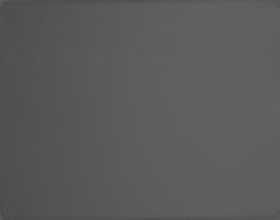
%> input picture org_processed_data/comp/r_Pixel2_No4_240_Comp_1_g.jpeg, 140 x 110 px (shown 2 times larger); the run also reads 1 picture not shown here
$ octave imageViwer.m   (GNU Octave 9; MATLAB toolbox functions it lacks are replaced by stand-ins)
%> lines starting %> are read from the running program, lines starting %| are printed output that depends on the picture
### ssim.m
function [mssim, ssim_map] = ssim(img1, img2, K, window, L)

% ========================================================================
% SSIM Index with automatic downsampling, Version 1.0
% Copyright(c) 2009 Zhou Wang
% All Rights Reserved.
%
% ----------------------------------------------------------------------
% Permission to use, copy, or modify this software and its documentation
% for educational and research purposes only and without fee is hereby
% granted, provided that this copyright notice and the original authors'
% names appear on all copies and supporting documentation. This program
% shall not be used, rewritten, or adapted as the basis of a commercial
% software or hardware product without first obtaining permission of the
% authors. The authors make no representations about the suitability of
% this software for any purpose. It is provided "as is" without express
% or implied warranty.
%----------------------------------------------------------------------
%
% This is an implementation of the algorithm for calculating the
% Structural SIMilarity (SSIM) index between two images
%
% Please refer to the following paper and the website with suggested usage
%
% Z. Wang, A. C. Bovik, H. R. Sheikh, and E. P. Simoncelli, "Image
% quality assessment: From error visibility to structural similarity,"
% IEEE Transactios on Image Processing, vol. 13, no. 4, pp. 600-612,
% Apr. 2004.
%
% http://www.ece.uwaterloo.ca/~z70wang/research/ssim/
%
% Note: This program is different from ssim_index.m, where no automatic
% downsampling is performed. (downsampling was done in the above paper
% and was described as suggested usage in the above website.)
%
% Kindly report any suggestions or corrections to zhouwang@ieee.org
%
%----------------------------------------------------------------------
%
%Input : (1) img1: the first image being compared
%        (2) img2: the second image being compared
%        (3) K: constants in the SSIM index formula (see the above
%            reference). defualt value: K = [0.01 0.03]
%        (4) window: local window for statistics (see the above
%            reference). default widnow is Gaussian given by
%            window = fspecial('gaussian', 11, 1.5);
%        (5) L: dynamic range of the images. default: L = 255
%
%Output: (1) mssim: the mean SSIM index value between 2 images.
%            If one of the images being compared is regarded as
%            perfect quality, then mssim can be considered as the
%            quality measure of the other image.
%            If img1 = img2, then mssim = 1.
%        (2) ssim_map: the SSIM index map of the test image. The map
%            has a smaller size than the input images. The actual size
%            depends on the window size and the downsampling factor.
%
%Basic Usage:
%   Given 2 test images img1 and img2, whose dynamic range is 0-255
%
%   [mssim, ssim_map] = ssim(img1, img2);
%
%Advanced Usage:
%   User defined parameters. For example
%
%   K = [0.05 0.05];
%   window = ones(8);
%   L = 100;
%   [mssim, ssim_map] = ssim(img1, img2, K, window, L);
%
%Visualize the results:
%
%   mssim                        %Gives the mssim value
%   imshow(max(0, ssim_map).^4)  %Shows the SSIM index map
%========================================================================


if (nargin < 2 || nargin > 5)
   mssim = -Inf;
   ssim_map = -Inf;
   return;
end

if (size(img1) ~= size(img2))
   mssim = -Inf;
   ssim_map = -Inf;
   return;
end

[M N] = size(img1);

if (nargin == 2)
   if ((M < 11) || (N < 11))
	   mssim = -Inf;
	   ssim_map = -Inf;
      return
   end
   window = fspecial('gaussian', 11, 1.5);	%
   K(1) = 0.01;					% default settings
   K(2) = 0.03;					%
   L = 255;                                     %
end

if (nargin == 3)
   if ((M < 11) || (N < 11))
	   mssim = -Inf;
	   ssim_map = -Inf;
      return
   end
   window = fspecial('gaussian', 11, 1.5);
   L = 255;
   if (length(K) == 2)
      if (K(1) < 0 || K(2) < 0)
		   mssim = -Inf;
   		ssim_map = -Inf;
	   	return;
      end
   else
	   mssim = -Inf;
   	ssim_map = -Inf;
	   return;
   end
end

if (nargin == 4)
   [H W] = size(window);
   if ((H*W) < 4 || (H > M) || (W > N))
	   mssim = -Inf;
	   ssim_map = -Inf;
      return
   end
   L = 255;
   if (length(K) == 2)
      if (K(1) < 0 || K(2) < 0)
		   mssim = -Inf;
   		ssim_map = -Inf;
	   	return;
      end
   else
	   mssim = -Inf;
   	ssim_map = -Inf;
	   return;
   end
end

if (nargin == 5)
   [H W] = size(window);
   if ((H*W) < 4 || (H > M) || (W > N))
	   mssim = -Inf;
	   ssim_map = -Inf;
      return
   end
   if (length(K) == 2)
      if (K(1) < 0 || K(2) < 0)
		   mssim = -Inf;
   		ssim_map = -Inf;
	   	return;
      end
   else
	   mssim = -Inf;
   	ssim_map = -Inf;
	   return;
   end
end


img1 = double(img1);
img2 = double(img2);

% automatic downsampling
f = max(1,round(min(M,N)/256));
%downsampling by f
%use a simple low-pass filter
if(f>1)
    lpf = ones(f,f);
    lpf = lpf/sum(lpf(:));
    img1 = imfilter(img1,lpf,'symmetric','same');
    img2 = imfilter(img2,lpf,'symmetric','same');

    img1 = img1(1:f:end,1:f:end);
    img2 = img2(1:f:end,1:f:end);
end

C1 = (K(1)*L)^2;
C2 = (K(2)*L)^2;
window = window/sum(sum(window));

mu1   = filter2(window, img1, 'valid');
mu2   = filter2(window, img2, 'valid');
mu1_sq = mu1.*mu1;
mu2_sq = mu2.*mu2;
mu1_mu2 = mu1.*mu2;
sigma1_sq = filter2(window, img1.*img1, 'valid') - mu1_sq;
sigma2_sq = filter2(window, img2.*img2, 'valid') - mu2_sq;
sigma12 = filter2(window, img1.*img2, 'valid') - mu1_mu2;

if (C1 > 0 && C2 > 0)
   ssim_map = ((2*mu1_mu2 + C1).*(2*sigma12 + C2))./((mu1_sq + mu2_sq + C1).*(sigma1_sq + sigma2_sq + C2));
else
   numerator1 = 2*mu1_mu2 + C1;
   numerator2 = 2*sigma12 + C2;
	denominator1 = mu1_sq + mu2_sq + C1;
   denominator2 = sigma1_sq + sigma2_sq + C2;
   ssim_map = ones(size(mu1));
   index = (denominator1.*denominator2 > 0);
   ssim_map(index) = (numerator1(index).*numerator2(index))./(denominator1(index).*denominator2(index));
   index = (denominator1 ~= 0) & (denominator2 == 0);
   ssim_map(index) = numerator1(index)./denominator1(index);
end

mssim = mean2(ssim_map);

return

### imageViwer.m
clear all;
close all;
%filelst = dir(fullfile('processed_data/I1', '*.png'))

%for i = 1:length(filelst)
   % filename = "processed_data/comp/" + filelst(i).name;
    filename = "cnned\input\" + "r_Pixel2_No4_240_comp_1_g.jpeg";
    i_img_data = imread(filename);
%> i_img_data is the input picture: size 110x140 uint8; min 73, max 98, mean 90.4
    figure(1);
    mesh(i_img_data);
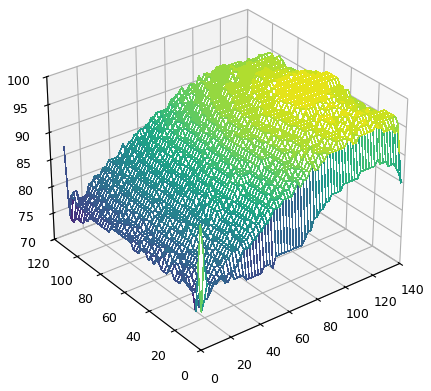
%> figure redrawn from the program's plot data
    filename = "cnned\output\" + "r_Pixel2_No4_240_comp_1_g.jpeg";
    o_img_data = imread(filename);
    figure(23);
    mesh(o_img_data);

    K = [0.03 0.03];
    window = ones(8);
    L = 255;
    [score , ssim_map] = ssim(i_img_data, o_img_data, K, window, L);
%> in ssim, `mu1   = filter2(window, img1, 'valid');`:
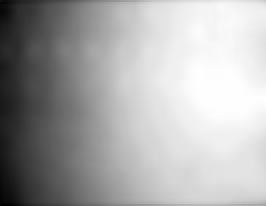
%> mu1: size 103x133 double (shown 2 times larger); min 78.23, max 97.06, mean 90.8; drawn with min black and max white
%> in ssim, `sigma1_sq = filter2(window, img1.*img1, 'valid') - mu1_sq;`:
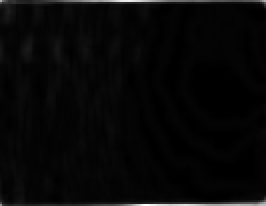
%> sigma1_sq: size 103x133 double (shown 2 times larger); min 0, max 14.81, mean 0.44; drawn with min black and max white
%> in ssim, `ssim_map = ((2*mu1_mu2 + C1).*(2*sigma12 + C2))./((mu1_sq + mu2_sq + C..`: ssim_map: size 103x133 double; every value is 1
%> in ssim, `mssim = mean2(ssim_map);`: mssim = 1
%> score = 1
    figure(3);
    mesh(ssim_map);
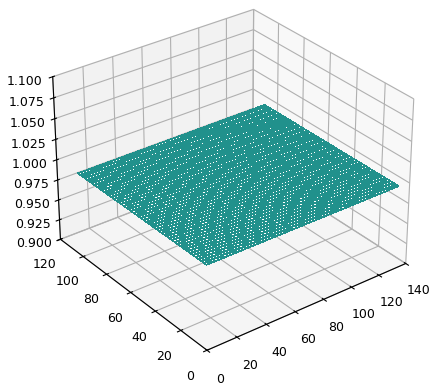
%> figure redrawn from the program's plot data

    filename = "cnned\input\" + "r_Pixel2_No4_128_comp_1_g.jpeg";
    i_img_data = imread(filename);
    figure(4);
    mesh(i_img_data);
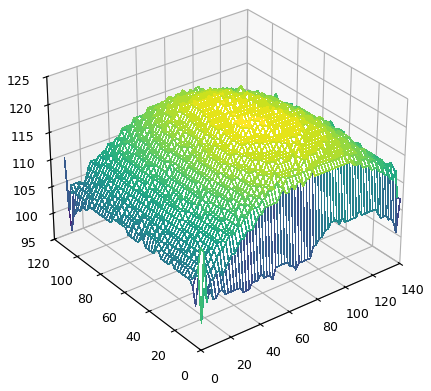
%> figure redrawn from the program's plot data
    filename = "cnned\output\" + "r_Pixel2_No4_128_comp_1_g.jpeg";
    o_img_data = imread(filename);
    figure(5);
    mesh(o_img_data);

    K = [0.03 0.03];
    window = ones(8);
    L = 255;
    [score , ssim_map] = ssim(i_img_data, o_img_data, K, window, L);
%> call 2 of ssim, with K = [0.03 0.03], L = 255
%> in ssim (call 2), `img1 = double(img1);`:
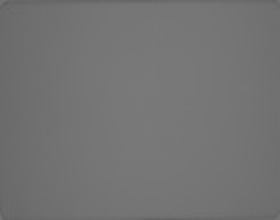
%> img1: size 110x140 double (shown 2 times larger); min 96, max 121, mean 115.2; mean of the top-left, top-right, bottom-left and bottom-right quarters 114.2, 117, 113.8, 116
%> in ssim (call 2), `mu1_sq = mu1.*mu1;`:
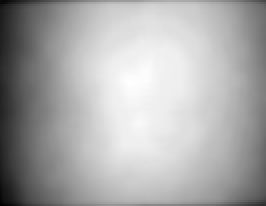
%> mu1_sq: size 103x133 double (shown 2 times larger); min 11041.4, max 14618.3, mean 13443.8; drawn with min black and max white
    figure(6);
    mesh(ssim_map);

%end
